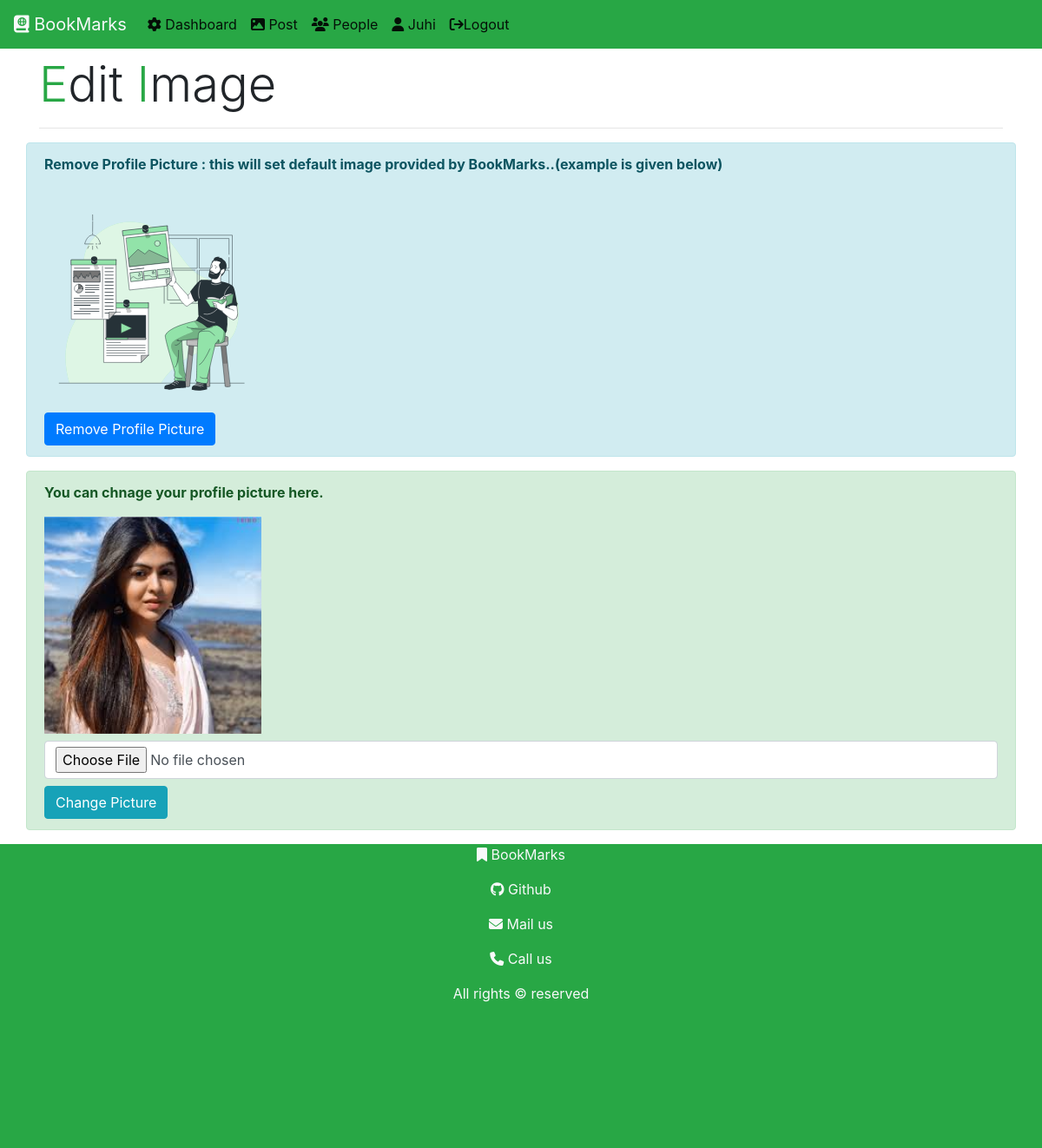
The app's page /user/editimage/20/ (signed in) with its own data.
### users/models.py (models this page shows)
class users(models.Model):
    GENDER_CHOICES	=	(('male',	'Male'),('female',	'Female'),('transgender',	'Transgender'),)
    name = models.CharField(max_length=250)
    email = models.EmailField(max_length=100,unique=True)
    password = models.CharField(max_length=250)
    address = models.TextField()
    account = models.DateTimeField(default=datetime.datetime.now(), blank=True,null=True)
    gender = models.CharField(max_length=20,choices=GENDER_CHOICES,default='male')
    userimg = models.ImageField(upload_to='userimg/' ,null=True)

### users/views.py (the view, shortened to what this page needs)
# urls.py: path('editimage/<int:id>/',views.editimg.as_view(),name='editimage'),
class editimg(View):
    def get(self, request,id):
        user = users.objects.get(id=id)
        if user.email == request.session['email']:
            return render(request,'users/editpic.html',{'username':user.name,'user':user})
        else:
            return HttpResponseRedirect(f'/user/login')

### users/templates/users/editpic.html (shortened to what this page needs)
{% extends 'core/base.html' %}
{% load static %}
{% block content %}
{% include 'core/nav.html' with p=username%}
<div class="container mt-2">
    <h1 class="display-4">
        <span class="text-success">E</span>dit <span class="text-success">I</span>mage
        <hr class="text-success">
    </h1>
</div>
<div class="mt-2 container alert alert-info">
    <p>
        <b>Remove Profile Picture : this will set default image provided by BookMarks..(example is given below)</b>
    </p>
    <img src="{% static 'users/img/bk.svg' %}" alt="" style="width: 250px; height: 250px; ">
    <br>
    <a class="mt-2 btn btn-primary" href="{% url 'rmvpic' id=user.id %}">Remove Profile Picture
    </a>
</div>
<div class="mt-2 container alert alert-success">
    <p>
        <b>
            You can chnage your profile picture here.
        </b>
    </p>
    {% if user.userimg == 'False' %}
<img src="{% static 'users/img/bk.svg' %}" alt="" style="width: 250px; height: 250px; " class='img-fluid userimg'>  <br>
(Your current profile picture .)
{% else %}
<img src="{{ user.userimg.url }}" alt="" class="img-fluid text-center userimg" style="width: 250px; height: 250px; ">
{% endif %}
    <form action="" method="post" enctype="multipart/form-data">
        <input type="file" name="img" class="form-control mt-2" id="img" placeholder="image" required>
        <input type="submit" value="Change Picture" class='mt-2 btn btn-info'>
    </form>
</div>
{% include 'core/footer.html' %}
{% endblock content %}

### core/templates/core/nav.html (shortened to what this page needs)
<nav class="navbar navbar-expand-lg navbar-light bg-success" >
    <a class="navbar-brand" href="/"><i class="fa-solid fa-book-atlas text-light"></i> <span class="text-light">BookMarks</span> </a>
    <div class="collapse navbar-collapse" id="navbarNavAltMarkup">
      <div class="navbar-nav">
        <a class="nav-item nav-link active" href="{% url 'profile' %}"> <i class="fas fa-cog"></i> Dashboard</a>
        <a class="nav-item nav-link active" href="{% url 'post' %}"> <i class="fas fa-image"></i> Post</a>
        <a class="nav-item nav-link active" href="{% url 'people' %}"><i class="fas fa-users"></i> People</a>
        {% if username %}
        <a class="nav-item nav-link active " href="/"><i class="fas fa-user"></i> {{username | capfirst}}</a>
        <a class="nav-item nav-link active" href="{% url 'logout' %}"><i class="fa fa-sign-out"></i>Logout</a>
{% else %}
        <a class="nav-item nav-link active " href="/"><i class="fas fa-user"></i> User</a>
        <a class="nav-item nav-link active" href="{% url 'login' %}"><i class="fa fa-sign-in"></i>Login</a>
{% endif %}
      </div>
    </div>
  </nav>

### records on screen
users: name "Juhi", userimg (picture)
